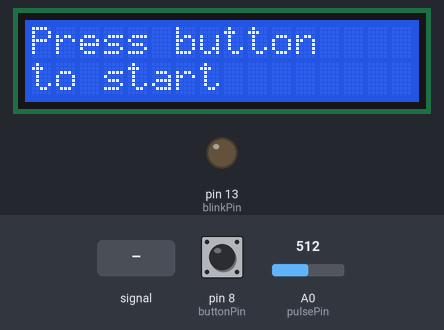
Recording of a sketch running on a simulated Arduino Uno, built with avr-gcc and run on an emulated ATmega328P. Parts: 16×2 character LCD, output pins drawn as LEDs (lit = HIGH). Inputs (shaded band) come from the test bench; at power-on: pin 8 (buttonPin) HIGH, A0 (pulsePin) = 512.

Above: at 1.2 s.
1.3 s: pin 8 (buttonPin) pulled LOW for 0.15 s
At 1.46 s:
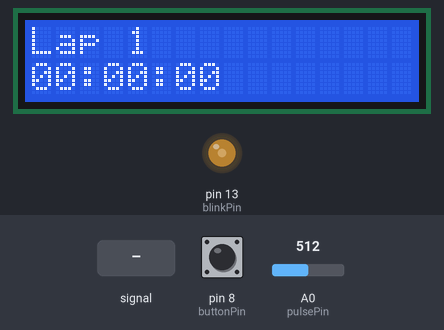
2.0 s: A0 (pulsePin) fed a 1000 Hz sine of ±255 counts around its level
At 2.67 s:
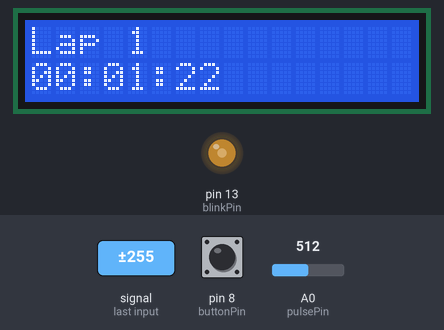
4.0 s: pin 8 (buttonPin) pulled LOW for 1 s
At 4.4 s:
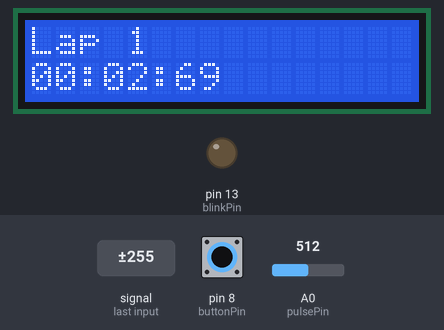
6.5 s: pin 8 (buttonPin) pulled LOW for 0.15 s
At 6.66 s:
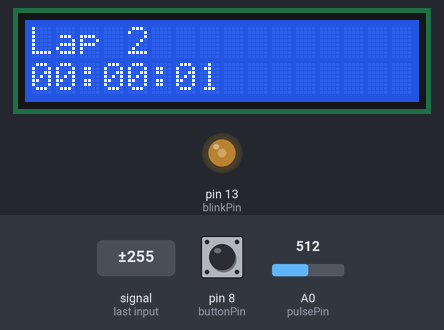
7.2 s: A0 (pulsePin) set to 306
10.2 s: A0 (pulsePin) fed a 200 Hz sine of ±255 counts around its level
At 11.5 s:
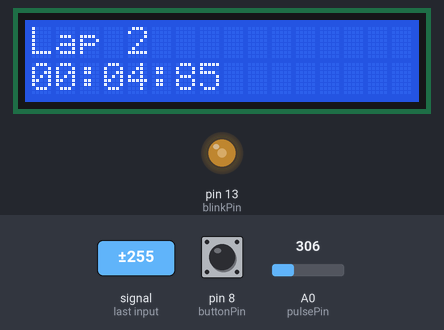
Timing chart, 0 to 13.8 s (numbered marks = the images above; inputs shaded):
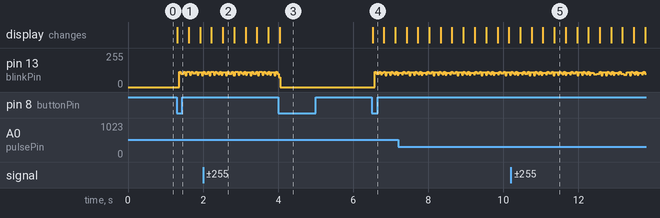

The sketch:

Swim_pulse_1.0.ino
```cpp
/*  Pulse Sensor Amped 1.5    by Joel Murphy and Yury Gitman   http://www.pulsesensor.com

----------------------  Notes ----------------------  ----------------------
This code:
1) Blinks an LED to User's Live Heartbeat   PIN 13
2) Fades an LED to User's Live HeartBeat    PIN 5
3) Determines BPM
4) Prints All of the Above to Serial

Read Me:
https://github.com/WorldFamousElectronics/PulseSensor_Amped_Arduino/blob/master/README.md
 ----------------------       ----------------------  ----------------------
*/

#define PROCESSING_VISUALIZER 1
#define SERIAL_PLOTTER  2

//  Variables
int pulsePin = 0;                 // Pulse Sensor purple wire connected to analog pin 0
int blinkPin = 13;                // pin to blink led at each beat
int fadePin = 5;                  // pin to do fancy classy fading blink at each beat
int fadeRate = 0;                 // used to fade LED on with PWM on fadePin

boolean isPrintBpm = false;         // Is BPM turn on LCD
boolean isStopTrainning = false;    // Stop trainning to BPM

// Volatile Variables, used in the interrupt service routine!
volatile int BPM;                   // int that holds raw Analog in 0. updated every 2mS
volatile int Signal;                // holds the incoming raw data
volatile int IBI = 600;             // int that holds the time interval between beats! Must be seeded!
volatile boolean Pulse = false;     // "True" when User's live heartbeat is detected. "False" when not a "live beat".
volatile boolean QS = false;        // becomes true when Arduoino finds a beat.

// SET THE SERIAL OUTPUT TYPE TO YOUR NEEDS
// PROCESSING_VISUALIZER works with Pulse Sensor Processing Visualizer
//      https://github.com/WorldFamousElectronics/PulseSensor_Amped_Processing_Visualizer
// SERIAL_PLOTTER outputs sensor data for viewing with the Arduino Serial Plotter
//      run the Serial Plotter at 115200 baud: Tools/Serial Plotter or Command+L
static int outputType = SERIAL_PLOTTER;


void setup(){
  pinMode(blinkPin,OUTPUT);         // pin that will blink to your heartbeat!
  pinMode(fadePin,OUTPUT);          // pin that will fade to your heartbeat!
  Serial.begin(115200);             // we agree to talk fast!
  interruptSetup();                 // sets up to read Pulse Sensor signal every 2mS
   // IF YOU ARE POWERING The Pulse Sensor AT VOLTAGE LESS THAN THE BOARD VOLTAGE,
   // UN-COMMENT THE NEXT LINE AND APPLY THAT VOLTAGE TO THE A-REF PIN
//   analogReference(EXTERNAL);

  lcdSetup();

}


//  Where the Magic Happens
void loop(){
  lcdLoop();

  if (isPrintBpm) {

    serialOutput() ;

    if (QS == true){     // A Heartbeat Was Found
                         // BPM and IBI have been Determined
                         // Quantified Self "QS" true when arduino finds a heartbeat
          fadeRate = 255;         // Makes the LED Fade Effect Happen
                                  // Set 'fadeRate' Variable to 255 to fade LED with pulse
          serialOutputWhenBeatHappens();   // A Beat Happened, Output that to serial.
          QS = false;                      // reset the Quantified Self flag for next time
    }

    ledFadeToBeat();                      // Makes the LED Fade Effect Happen
    delay(20);                             //  take a break
  }

}

void ledFadeToBeat(){
    fadeRate -= 15;                         //  set LED fade value
    fadeRate = constrain(fadeRate,0,255);   //  keep LED fade value from going into negative numbers!
    analogWrite(fadePin,fadeRate);          //  fade LED
  }
```

AllSerialHandling.ino
```cpp
//////////
/////////  All Serial Handling Code,
/////////  It's Changeable with the 'outputType' variable
/////////  It's declared at start of code.
/////////


void serialOutput(){   // Decide How To Output Serial.
  switch(outputType){
    case PROCESSING_VISUALIZER:
      sendDataToSerial('S', Signal);     // goes to sendDataToSerial function
      break;
    case SERIAL_PLOTTER:  // open the Arduino Serial Plotter to visualize these data
      Serial.print(BPM);
      Serial.print(",");
      Serial.print(IBI);
      Serial.print(",");
      Serial.println(Signal);
      bpmToLcd(60000 / IBI);
      break;
    default:
      break;
  }

}

//  Decides How To OutPut BPM and IBI Data
void serialOutputWhenBeatHappens(){
  switch(outputType){
    case PROCESSING_VISUALIZER:    // find it here https://github.com/WorldFamousElectronics/PulseSensor_Amped_Processing_Visualizer
      sendDataToSerial('B',BPM);   // send heart rate with a 'B' prefix
      sendDataToSerial('Q',IBI);   // send time between beats with a 'Q' prefix
      break;

    default:
      break;
  }
}

//  Sends Data to Pulse Sensor Processing App, Native Mac App, or Third-party Serial Readers.
void sendDataToSerial(char symbol, int data ){
    Serial.print(symbol);
    Serial.println(data);
  }
```

Interrupt.ino
```cpp
volatile int rate[10];                    // array to hold last ten IBI values
volatile unsigned long sampleCounter = 0;          // used to determine pulse timing
volatile unsigned long lastBeatTime = 0;           // used to find IBI
volatile int P =512;                      // used to find peak in pulse wave, seeded
volatile int T = 512;                     // used to find trough in pulse wave, seeded
volatile int thresh = 530;                // used to find instant moment of heart beat, seeded
volatile int amp = 0;                   // used to hold amplitude of pulse waveform, seeded
volatile boolean firstBeat = true;        // used to seed rate array so we startup with reasonable BPM
volatile boolean secondBeat = false;      // used to seed rate array so we startup with reasonable BPM


void interruptSetup(){  // CHECK OUT THE Timer_Interrupt_Notes TAB FOR MORE ON INTERRUPTS
  // Initializes Timer2 to throw an interrupt every 2mS.
  TCCR2A = 0x02;     // DISABLE PWM ON DIGITAL PINS 3 AND 11, AND GO INTO CTC MODE
  TCCR2B = 0x06;     // DON'T FORCE COMPARE, 256 PRESCALER
  OCR2A = 0X7C;      // SET THE TOP OF THE COUNT TO 124 FOR 500Hz SAMPLE RATE
  TIMSK2 = 0x02;     // ENABLE INTERRUPT ON MATCH BETWEEN TIMER2 AND OCR2A
  sei();             // MAKE SURE GLOBAL INTERRUPTS ARE ENABLED
}


// THIS IS THE TIMER 2 INTERRUPT SERVICE ROUTINE.
// Timer 2 makes sure that we take a reading every 2 miliseconds
ISR(TIMER2_COMPA_vect){                         // triggered when Timer2 counts to 124
  cli();                                      // disable interrupts while we do this
  Signal = analogRead(pulsePin);              // read the Pulse Sensor
  sampleCounter += 2;                         // keep track of the time in mS with this variable
  int N = sampleCounter - lastBeatTime;       // monitor the time since the last beat to avoid noise

    //  find the peak and trough of the pulse wave
  if(Signal < thresh && N > (IBI/5)*3){       // avoid dichrotic noise by waiting 3/5 of last IBI
    if (Signal < T){                        // T is the trough
      T = Signal;                         // keep track of lowest point in pulse wave
    }
  }

  if(Signal > thresh && Signal > P){          // thresh condition helps avoid noise
    P = Signal;                             // P is the peak
  }                                        // keep track of highest point in pulse wave

  //  NOW IT'S TIME TO LOOK FOR THE HEART BEAT
  // signal surges up in value every time there is a pulse
  if (N > 250){                                   // avoid high frequency noise
    if ( (Signal > thresh) && (Pulse == false) && (N > (IBI/5)*3) ){
      Pulse = true;                               // set the Pulse flag when we think there is a pulse
      digitalWrite(blinkPin,HIGH);                // turn on pin 13 LED
      IBI = sampleCounter - lastBeatTime;         // measure time between beats in mS
      lastBeatTime = sampleCounter;               // keep track of time for next pulse

      if(secondBeat){                        // if this is the second beat, if secondBeat == TRUE
        secondBeat = false;                  // clear secondBeat flag
        for(int i=0; i<=9; i++){             // seed the running total to get a realisitic BPM at startup
          rate[i] = IBI;
        }
      }

      if(firstBeat){                         // if it's the first time we found a beat, if firstBeat == TRUE
        firstBeat = false;                   // clear firstBeat flag
        secondBeat = true;                   // set the second beat flag
        sei();                               // enable interrupts again
        return;                              // IBI value is unreliable so discard it
      }


      // keep a running total of the last 10 IBI values
      word runningTotal = 0;                  // clear the runningTotal variable

      for(int i=0; i<=8; i++){                // shift data in the rate array
        rate[i] = rate[i+1];                  // and drop the oldest IBI value
        runningTotal += rate[i];              // add up the 9 oldest IBI values
      }

      rate[9] = IBI;                          // add the latest IBI to the rate array
      runningTotal += rate[9];                // add the latest IBI to runningTotal
      runningTotal /= 10;                     // average the last 10 IBI values
      BPM = 60000/runningTotal;               // how many beats can fit into a minute? that's BPM!
      QS = true;                              // set Quantified Self flag
      // QS FLAG IS NOT CLEARED INSIDE THIS ISR
    }
  }

  if (Signal < thresh && Pulse == true){   // when the values are going down, the beat is over
    digitalWrite(blinkPin,LOW);            // turn off pin 13 LED
    Pulse = false;                         // reset the Pulse flag so we can do it again
    amp = P - T;                           // get amplitude of the pulse wave
    thresh = amp/2 + T;                    // set thresh at 50% of the amplitude
    P = thresh;                            // reset these for next time
    T = thresh;
  }

  if (N > 2500){                           // if 2.5 seconds go by without a beat
    thresh = 530;                          // set thresh default
    P = 512;                               // set P default
    T = 512;                               // set T default
    lastBeatTime = sampleCounter;          // bring the lastBeatTime up to date
    firstBeat = true;                      // set these to avoid noise
    secondBeat = false;                    // when we get the heartbeat back
  }

  sei();                                   // enable interrupts when youre done!
}// end isr
```

Stopwatch.ino
```cpp
/**
 *  Board circuit: https://www.arduino.cc/en/Tutorial/HelloWorld
*/

#include <LiquidCrystal.h>
LiquidCrystal lcd(12, 11, 5, 4, 3, 2);


int ledPin = 13;                    // LED connected to digital pin 13
int buttonPin = 8;                  // button on pin 8

int lap = 0;                        // Store current lap
int value = LOW;                    // previous value of the LED
int buttonState;                    // variable to store button state
int lastButtonState;                // variable to store last button state
int blinking;                       // condition for blinking - timer is timing
int frameRate = 100;                // the frame rate (frames per second) at which the stopwatch runs - Change to suit
long interval = (1000/frameRate);   // blink interval
long previousMillis = 0;            // variable to store last time LED was updated
long startTime ;                    // start time for stop watch
long elapsedTime ;                  // elapsed time for stop watch
int fractional;                     // variable used to store fractional part of Frames
int fractionalSecs;                 // variable used to store fractional part of Seconds
int fractionalMins;                 // variable used to store fractional part of Minutes
int elapsedFrames;                  // elapsed frames for stop watch
int elapsedSeconds;                 // elapsed seconds for stop watch
int elapsedMinutes;                 // elapsed Minutes for stop watch
char buf[10];                       // string buffer for itoa function
String lapString = "Lap ";           // Initialize lap string for concatenation

int bpmInterval = 10 * 1000;            // How long to measure BPM (in millis)
unsigned long startPrintBpm = 0;              // Measure BPM for bpmInterval

void lcdSetup()
{
  lcd.begin(16, 2);                // intialise the LCD.
  pinMode(ledPin, OUTPUT);         // sets the digital pin as output
  pinMode(buttonPin, INPUT);       // not really necessary, pins default to INPUT anyway
  digitalWrite(buttonPin, HIGH);   // turn on pullup resistors. Wire button so that press shorts pin to ground.

  lcd.setCursor(0,0);
  lcd.print("Press button");
  lcd.setCursor(0,1);
  lcd.print("to start");

}

void printTime() {
     // Routine to report elapsed time
     elapsedTime =   millis() - startTime;                // store elapsed time
     elapsedMinutes = (elapsedTime / 60000L);
     elapsedSeconds = (elapsedTime / 1000L);              // divide by 1000 to convert to seconds - then cast to an int to print
     elapsedFrames = (elapsedTime / interval);            // divide by 100 to convert to 1/100 of a second - then cast to an int to print
     fractional = (int)(elapsedFrames % frameRate);       // use modulo operator to get fractional part of 100 Seconds
     fractionalSecs = (int)(elapsedSeconds % 60L);        // use modulo operator to get fractional part of 60 Seconds
     fractionalMins = (int)(elapsedMinutes % 60L);        // use modulo operator to get fractional part of 60 Minutes
     lcd.clear();                                         // clear the LDC

     lcd.print(lapString + lap);
     lcd.setCursor(0, 1);

     // Minutes
     if (fractionalMins < 10)                           // pad in leading zeros
     {
        lcd.print("0");                                 // add a zero
     }

    lcd.print(itoa(fractionalMins, buf, 10));       // convert the int to a string and print a fractional part of 60 Minutes to the LCD
    lcd.print(":");                                 //print a colan.

    // Seconds
    if (fractionalSecs < 10){                            // pad in leading zeros
      lcd.print("0");                                 // add a zero
    }

    lcd.print(itoa(fractionalSecs, buf, 10));          // convert the int to a string and print a fractional part of 60 Seconds to the LCD
    lcd.print(":");                                    //print a colan.

    // Milli
    if (fractional < 10){                                // pad in leading zeros
      lcd.print("0");                                 // add a zero
    }

    lcd.print(itoa(fractional, buf, 10));              // convert the int to a string and print a fractional part of 25 Frames to the LCD
}

void lcdLoop()
{

  digitalWrite(ledPin, LOW);            // Initiate LED and Step Pin States

  buttonState = digitalRead(buttonPin); // Check for button press, read the button state and store

   // check for a high to low transition if true then found a new button press while clock is not running - start the clock
   if (buttonState == LOW && lastButtonState == HIGH  &&  blinking == false && isStopTrainning == false)
   {

      if (lap && lap % 3 == 0 && isPrintBpm == false) {
        startPrintBpm = millis();
        isStopTrainning = true;
        isPrintBpm = true;
        lcd.clear();
      }
      else
      {
        lap += 1;
        isPrintBpm = false;
        startTime = millis();                               // store the start time
        blinking = true;                                  // turn on blinking while timing
        delay(10);                                         // short delay to debounce switch
      }

   }
   // check for a high to low transition if true then found a new button press while clock is running - stop the clock and report
   else if (buttonState == LOW && lastButtonState == HIGH && blinking == true)
   {
     blinking = false;                                    // turn off blinking, all done timing

     printTime();
  }


      lastButtonState = buttonState;                  // store buttonState in lastButtonState, to compare next time


// run commands at the specified time interval
// blink routine - blink the LED while timing
// check to see if it's time to blink the LED; that is, the difference
// between the current time and last time we blinked the LED is larger than
// the interval at which we want to blink the LED.

 if ( (millis() - previousMillis > interval) ) {

    if (blinking == true){
       previousMillis = millis();                    // remember the last time we blinked the LED

       digitalWrite(ledPin, HIGH);                   // Pulse the LED for Visual Feedback

       printTime();

 }

    else{
          digitalWrite(ledPin, LOW);                 // turn off LED when not blinking
          }
 }

}

void bpmToLcd(int bpm) {
  if (isPrintBpm) {
    lcd.setCursor(0,0);
    lcd.print("BPM");

    if (millis() - startPrintBpm > bpmInterval) {
      lcd.setCursor(4,0);
      lcd.print("- Click button");
      isStopTrainning = false;
    }

    if (bpm < 130) {
      lcd.setCursor(0,1);
      lcd.print("-  ");
      lcd.setCursor(0,1);
      lcd.print(bpm);
    }
  }
}
```

Source omitted: Timer_Interrupt_Notes.ino (12406 bytes)

Measured:
- after the input at 1.3 s, the display: changes at once (image 1)
- after the input at 6.5 s, the display: changes at once (image 4)
